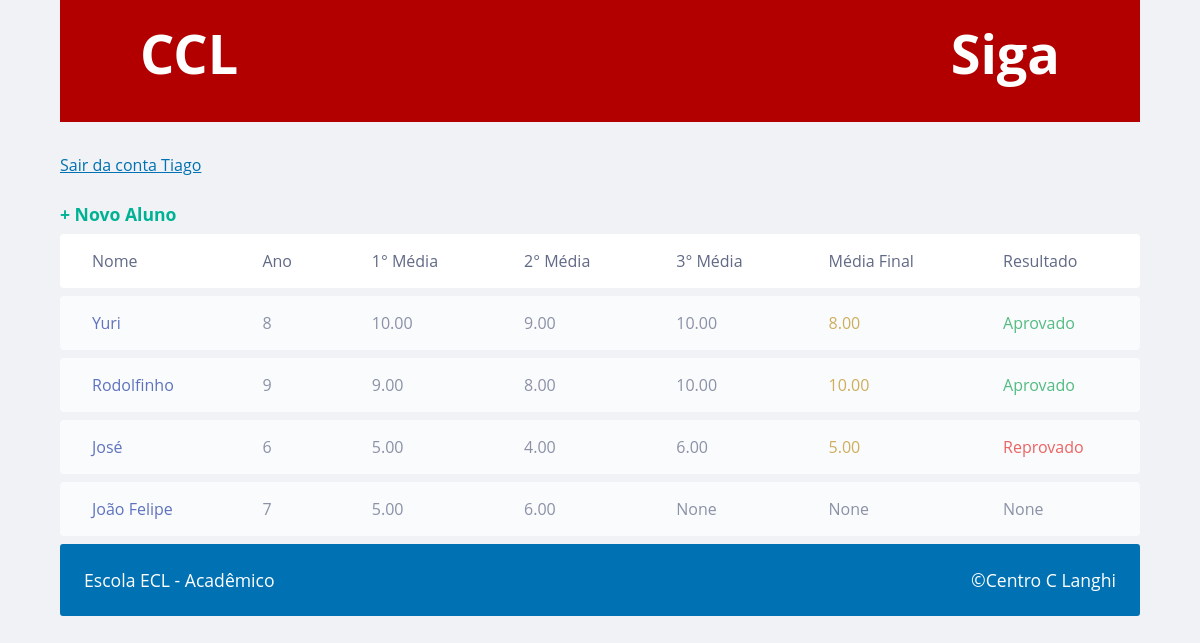
The page /alunos/ (signed in) on the database its author committed.
### alunos/models.py (models this page shows)
class Aluno(models.Model):
    nome = models.CharField(max_length=60)
    serie = models.SmallIntegerField()
    media1 = models.DecimalField(max_digits=4, decimal_places=2, blank=True, null=True)
    media2 = models.DecimalField(max_digits=4, decimal_places=2, blank=True, null=True)
    media3 = models.DecimalField(max_digits=4, decimal_places=2, blank=True, null=True)
    media4 = models.DecimalField(max_digits=4, decimal_places=2, blank=True, null=True)
    media_final = models.CharField(max_length=10, blank=True, null=True)
    data_criacao = models.DateTimeField(auto_now=True)
    usuario = models.ForeignKey(User, on_delete=models.CASCADE)
    class Meta:
        db_table = 'aluno'
    def __str__(self):
        return self.nome

### alunos/views.py (the view)
# urls.py: path('alunos/', views.lista_alunos),
@login_required(login_url="/login/")
def lista_alunos(request):
    usuario = request.user
    alunos = Aluno.objects.filter(usuario=usuario)
    dados = {'alunos':alunos}
    return render(request, 'alunos.html', dados)

### alunos/templates/alunos.html (shortened to what this page needs)
<!DOCTYPE html>
<html>
<head>
    {% load static %}
    <link rel="stylesheet" href="{% static 'style.css' %}">
    <link rel="stylesheet" href="{% static 'table.css' %}">
</head>
<body>
    {%include 'model-header.html'%}
    <a href="/logout" class="link-logout">Sair da conta {{request.user|title}}</a>
    <section id="dados-alunos">
        <a href="#" class="new">+ Novo Aluno</a>
        <table id="alunos-table">
            <thead>
                <tr>
                    <th>Nome</th>
                    <th>Ano</th>
                    <th>1° Média</th>
                    <th>2° Média</th>
                    <th>3° Média</th>
                    <th>Média Final</th>
                    <th>Resultado</th>
                </tr>
            </thead>
            <tbody>
                {% for a in alunos %}
                <tr>
                    <td class="nome-aluno">{{a}}</td>
                    <td class="ano">{{a.serie}}</td>
                    <td class="media1">{{a.media1}}</td>
                    <td class="media2">{{a.media2}}</td>
                    <td class="media3">{{a.media3}}</td>
                    <td class="media-final" style="
                    {%if a.media4 >= 0%}
                    color: #c0921e;
                    {%endif%}
                    ">{{a.media4}}</td>
                    <td class="resultado" style="
                    {%if a.media4 > 6%}
                    color: #12a454;
                    {%elif a.media4 >= 0%}
                    color: #e92929;
                    {%endif%}">{{a.media_final}}</td>
                </tr>
                {% endfor %}
            </tbody>
        </table>
    </section>
    {%include 'model-footer.html'%}
</body>

### alunos/templates/model-header.html
<header>
    <h1>CCL</h1>
    <h1>Siga</h1>
</header>

### alunos/templates/model-footer.html
<footer>
    <p>Escola ECL - Acadêmico</p>
    <p>&copy;Centro C Langhi</p>
</footer>

### alunos/static/style.css (style rules this page uses)
* { margin: 0; padding: 0; box-sizing: border-box; }
header { font-size: 27px; padding: 1rem 5rem 2rem 5rem; margin-bottom: 2rem; background-color: #B20000; color: white; font-weight: normal; display: flex; justify-content: space-between; }
.link-logout { color: #0071b2; display: inline-block; margin-bottom: 1.6rem; }
body { font-family: Ubuntu, Cantarell, 'Open Sans', 'Helvetica Neue', sans-serif; background-color: #f0f2f5; }
.new { text-decoration: none; color: #00b294; font-weight: bold; font-size: 1.1rem; transition: .3s; }
footer { background-color: #0071b2; padding: 1.5rem; border-radius: 3px; margin: 0 auto; display: flex; justify-content: space-between; font-size: 1.1rem; color: white; font-weight: normal; }

### alunos/static/table.css (style rules this page uses)
body { width: min(90vw, 1100px); margin: auto; }
#dados-alunos { display: block; width: 100%; overflow-x: auto; }
#alunos-table { width: 100%; border-spacing: 0 0.5rem; color: #616986; }
table thead tr th:first-child, table tbody tr td:first-child { border-radius: 0.25rem 0 0 0.25rem; }
table thead tr th:last-child, table tbody tr td:last-child { border-radius: 0 0.25rem 0.25rem 0; }
table tbody tr { opacity: 0.7; }
table th { background: white; font-weight: normal; padding: 1rem 2rem; text-align: left; }
table td { background: white; padding: 1rem 2rem; font-weight: normal; }
table td.nome-aluno { color: #213ea8; }

### rows shown on the page
Aluno: nome "Yuri", serie "8", media1 "10.00", media2 "9.00", media3 "10.00", media4 "8.00", media_final "Aprovado"
Aluno: nome "Rodolfinho", serie "9", media1 "9.00", media2 "8.00", media3 "10.00", media4 "10.00", media_final "Aprovado"
Aluno: nome "José", serie "6", media1 "5.00", media2 "4.00", media3 "6.00", media4 "5.00", media_final "Reprovado"
Aluno: nome "João Felipe", serie "7", media1 "5.00", media2 "6.00", media3 "None", media4 "None", media_final "None"

### other values the page prints
{{ request.user|title }} "Tiago"
